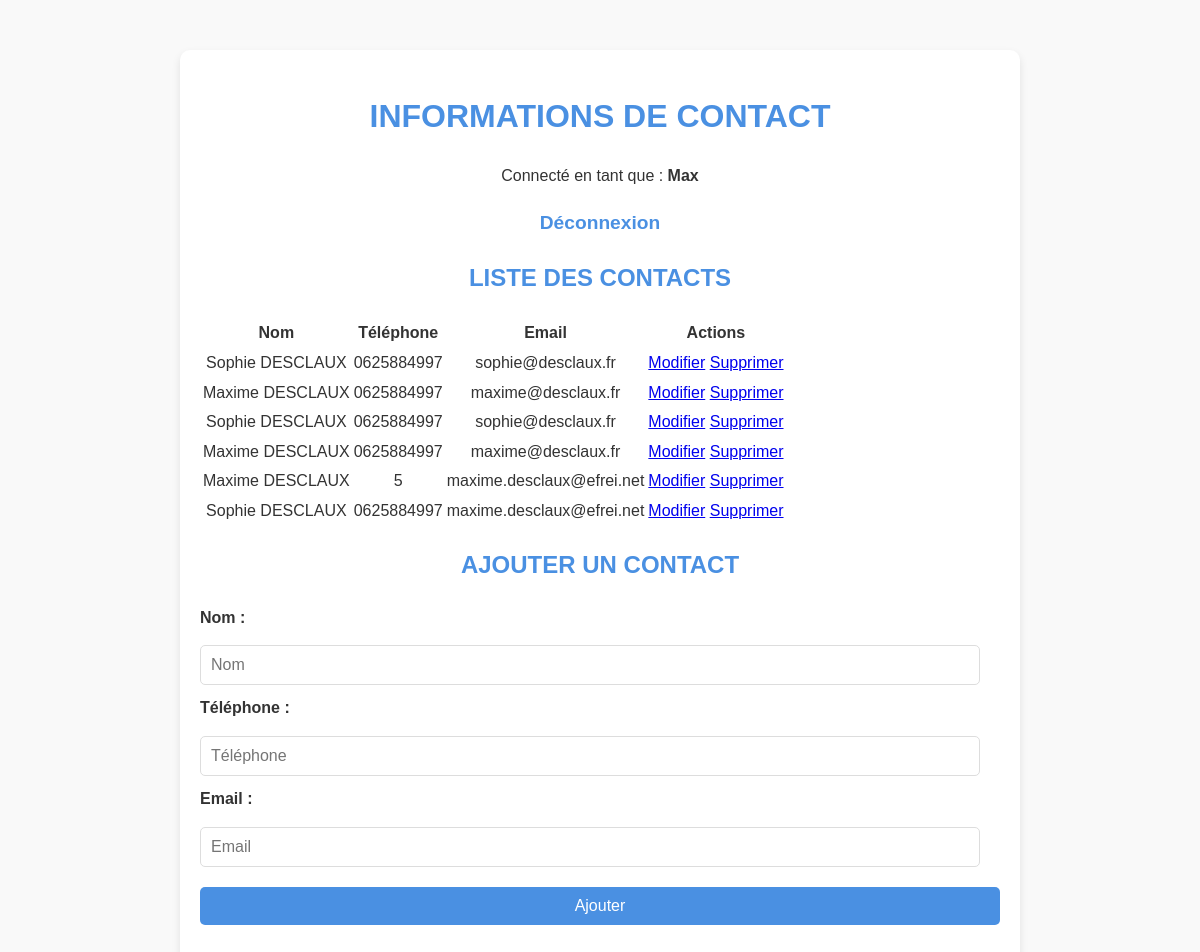
Page /Contact.php (signed in) on the committed database.
### tables this page shows
CREATE TABLE `contacts` (
  `id` int(11) NOT NULL,
  `user_id` int(11) NOT NULL,
  `name` varchar(100) NOT NULL,
  `phone` varchar(15) NOT NULL,
  `email` varchar(100) NOT NULL,
  `created_at` timestamp NOT NULL DEFAULT current_timestamp()
);

### Contact.php (the view, shortened to what this page needs)
<?php
require_once 'config.php';
$stmt_contacts = $pdo->prepare('SELECT id, name, phone, email FROM contacts WHERE user_id = ?');
$stmt_contacts->execute([$_SESSION['user_id']]);
$contacts = $stmt_contacts->fetchAll();
?>
<!DOCTYPE html>
<html lang="fr">
<head>
    <link rel="stylesheet" href="./styles.css">
</head>
<body>
    <div class="container">
        <h1>Informations de Contact</h1>
        <p>Connecté en tant que : <strong><?php echo htmlspecialchars($_SESSION['username']); ?></strong></p>
        <nav>
            <a href="logout.php">Déconnexion</a>
        </nav>
        <h2>Liste des contacts</h2>
        <table>
            <tr>
                <th>Nom</th>
                <th>Téléphone</th>
                <th>Email</th>
                <th>Actions</th>
            </tr>
            <?php foreach ($contacts as $contact): ?>
                <tr>
                    <td><?php echo htmlspecialchars($contact['name']); ?></td>
                    <td><?php echo htmlspecialchars($contact['phone']); ?></td>
                    <td><?php echo htmlspecialchars($contact['email']); ?></td>
                    <td>
                        <a href="edit_contact.php?id=<?php echo $contact['id']; ?>">Modifier</a>
                        <a href="Contact.php?delete=<?php echo $contact['id']; ?>" onclick="return confirm('Êtes-vous sûr de vouloir supprimer ce contact ?')">Supprimer</a>
                    </td>
                </tr>
            <?php endforeach; ?>
        </table>
        <h2>Ajouter un contact</h2>
        <form method="POST" action="Contact.php">
            <div>
                <label for="name">Nom :</label>
                <input type="text" id="name" name="name" placeholder="Nom" required>
            </div>
            <div>
                <label for="phone">Téléphone :</label>
                <input type="text" id="phone" name="phone" placeholder="Téléphone" required>
            </div>
            <div>
                <label for="email">Email :</label>
                <input type="email" id="email" name="email" placeholder="Email" required>
            </div>
            <button type="submit" name="add_contact">Ajouter</button>
        </form>
    </div>
</body>
</html>

### styles.css (style rules this page uses)
body { font-family: 'Arial', sans-serif; margin: 0; padding: 0; background-color: #f9f9f9; color: #333; line-height: 1.6; }
.container { max-width: 800px; margin: 50px auto; padding: 20px; background: #ffffff; border-radius: 10px; box-shadow: 0 4px 8px rgba(0, 0, 0, 0.1); text-align: center; }
h1, h2 { color: #4a90e2; margin-bottom: 20px; text-transform: uppercase; }
nav { margin: 20px 0; text-align: center; }
nav a { margin: 0 10px; text-decoration: none; color: #4a90e2; font-size: 1.2em; font-weight: bold; }
form { text-align: left; margin: 20px auto; }
form label { display: block; margin-bottom: 5px; font-weight: bold; }
form input, form button { width: calc(100% - 20px); margin: 10px auto; padding: 10px; font-size: 1em; border: 1px solid #ddd; border-radius: 5px; box-sizing: border-box; }
form button { background-color: #4a90e2; color: #fff; border: none; cursor: pointer; transition: background-color 0.3s ease; }
button { margin-top: 20px; padding: 10px 20px; background-color: #4a90e2; color: #fff; border: none; border-radius: 5px; font-size: 1em; cursor: pointer; transition: background-color 0.3s ease; }
form button { width: 100%; margin-top: 10px; }

### rows in the picture
contacts: name "Sophie DESCLAUX", phone "0625884997", email "sophie@desclaux.fr"
contacts: name "Maxime DESCLAUX", phone "0625884997", email "maxime@desclaux.fr"
contacts: name "Sophie DESCLAUX", phone "0625884997", email "sophie@desclaux.fr"
contacts: name "Maxime DESCLAUX", phone "0625884997", email "maxime@desclaux.fr"
contacts: name "Maxime DESCLAUX", phone "5", email "maxime.desclaux@efrei.net"
contacts: name "Sophie DESCLAUX", phone "0625884997", email "maxime.desclaux@efrei.net"

### other values in the picture
$_SESSION['username'] "Max"
